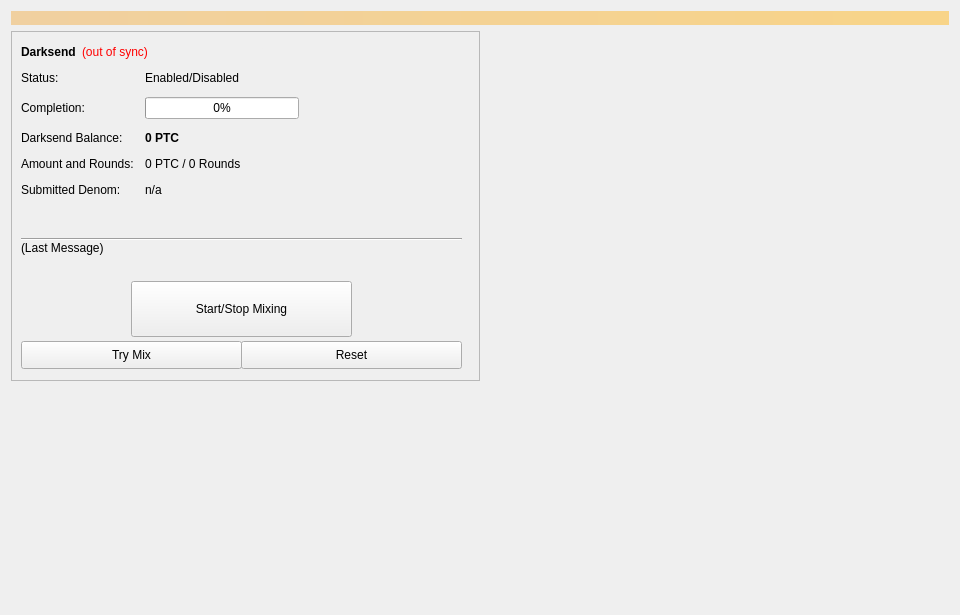
<?xml version="1.0" encoding="UTF-8"?>
<ui version="4.0">
 <class>Coinmix</class>
 <widget class="QWidget" name="Coinmix">
  <property name="geometry">
   <rect>
    <x>0</x>
    <y>0</y>
    <width>960</width>
    <height>615</height>
   </rect>
  </property>
  <property name="minimumSize">
   <size>
    <width>960</width>
    <height>0</height>
   </size>
  </property>
  <property name="windowTitle">
   <string>Form</string>
  </property>
  <layout class="QVBoxLayout" name="topLayout">
   <item>
    <widget class="QLabel" name="labelAlerts">
     <property name="visible">
      <bool>false</bool>
     </property>
     <property name="styleSheet">
      <string notr="true">background-color: qlineargradient(x1: 0, y1: 0, x2: 1, y2: 0, stop:0 #F0D0A0, stop:1 #F8D488); color:#000000;</string>
     </property>
     <property name="wordWrap">
      <bool>true</bool>
     </property>
     <property name="margin">
      <number>3</number>
     </property>
    </widget>
   </item>
   <item>
    <layout class="QHBoxLayout" name="horizontalLayout" stretch="1,1">
     <item>
      <layout class="QVBoxLayout" name="verticalLayout_2">
       <item>
        <widget class="QFrame" name="frameDarksend">
         <property name="minimumSize">
          <size>
           <width>0</width>
           <height>350</height>
          </size>
         </property>
         <property name="layoutDirection">
          <enum>Qt::LeftToRight</enum>
         </property>
         <property name="frameShape">
          <enum>QFrame::StyledPanel</enum>
         </property>
         <property name="frameShadow">
          <enum>QFrame::Raised</enum>
         </property>
         <widget class="QWidget" name="formLayoutWidget">
          <property name="geometry">
           <rect>
            <x>10</x>
            <y>40</y>
            <width>451</width>
            <height>161</height>
           </rect>
          </property>
          <layout class="QFormLayout" name="formLayout">
           <property name="fieldGrowthPolicy">
            <enum>QFormLayout::AllNonFixedFieldsGrow</enum>
           </property>
           <property name="horizontalSpacing">
            <number>11</number>
           </property>
           <property name="verticalSpacing">
            <number>12</number>
           </property>
           <item row="0" column="0">
            <widget class="QLabel" name="label_6">
             <property name="text">
              <string>Status:</string>
             </property>
            </widget>
           </item>
           <item row="1" column="0">
            <widget class="QLabel" name="label_7">
             <property name="text">
              <string>Completion:</string>
             </property>
            </widget>
           </item>
           <item row="1" column="1">
            <widget class="QProgressBar" name="DarksendProgress">
             <property name="maximumSize">
              <size>
               <width>154</width>
               <height>16777215</height>
              </size>
             </property>
             <property name="value">
              <number>0</number>
             </property>
            </widget>
           </item>
           <item row="2" column="0">
            <widget class="QLabel" name="labelAnonymizedText">
             <property name="text">
              <string>Darksend Balance:</string>
             </property>
            </widget>
           </item>
           <item row="2" column="1">
            <widget class="QLabel" name="labelAnonymized">
             <property name="font">
              <font>
               <weight>75</weight>
               <bold>true</bold>
              </font>
             </property>
             <property name="text">
              <string notr="true">0 PTC</string>
             </property>
            </widget>
           </item>
           <item row="3" column="0">
            <widget class="QLabel" name="label_8">
             <property name="text">
              <string>Amount and Rounds:</string>
             </property>
            </widget>
           </item>
           <item row="3" column="1">
            <widget class="QLabel" name="labelAmountRounds">
             <property name="text">
              <string>0 PTC / 0 Rounds</string>
             </property>
            </widget>
           </item>
           <item row="4" column="0">
            <widget class="QLabel" name="label_9">
             <property name="text">
              <string>Submitted Denom:</string>
             </property>
            </widget>
           </item>
           <item row="4" column="1">
            <widget class="QLabel" name="labelSubmittedDenom">
             <property name="toolTip">
              <string>The denominations you submitted to the Masternode.&lt;br&gt;To mix, other users must submit the exact same denominations.</string>
             </property>
             <property name="text">
              <string>n/a</string>
             </property>
            </widget>
           </item>
           <item row="0" column="1">
            <widget class="QLabel" name="DarksendEnabled">
             <property name="text">
              <string>Enabled/Disabled</string>
             </property>
            </widget>
           </item>
          </layout>
         </widget>
         <widget class="QPushButton" name="runAutoDenom">
          <property name="geometry">
           <rect>
            <x>251</x>
            <y>17</y>
            <width>1</width>
            <height>1</height>
           </rect>
          </property>
          <property name="palette">
           <palette>
            <active>
             <colorrole role="WindowText">
              <brush brushstyle="SolidPattern">
               <color alpha="255">
                <red>0</red>
                <green>0</green>
                <blue>0</blue>
               </color>
              </brush>
             </colorrole>
             <colorrole role="Button">
              <brush brushstyle="SolidPattern">
               <color alpha="255">
                <red>239</red>
                <green>238</green>
                <blue>238</blue>
               </color>
              </brush>
             </colorrole>
             <colorrole role="Light">
              <brush brushstyle="SolidPattern">
               <color alpha="255">
                <red>255</red>
                <green>255</green>
                <blue>255</blue>
               </color>
              </brush>
             </colorrole>
             <colorrole role="Midlight">
              <brush brushstyle="SolidPattern">
               <color alpha="255">
                <red>247</red>
                <green>246</green>
                <blue>246</blue>
               </color>
              </brush>
             </colorrole>
             <colorrole role="Dark">
              <brush brushstyle="SolidPattern">
               <color alpha="255">
                <red>119</red>
                <green>119</green>
                <blue>119</blue>
               </color>
              </brush>
             </colorrole>
             <colorrole role="Mid">
              <brush brushstyle="SolidPattern">
               <color alpha="255">
                <red>159</red>
                <green>159</green>
                <blue>159</blue>
               </color>
              </brush>
             </colorrole>
             <colorrole role="Text">
              <brush brushstyle="SolidPattern">
               <color alpha="255">
                <red>0</red>
                <green>0</green>
                <blue>0</blue>
               </color>
              </brush>
             </colorrole>
             <colorrole role="BrightText">
              <brush brushstyle="SolidPattern">
               <color alpha="255">
                <red>255</red>
                <green>255</green>
                <blue>255</blue>
               </color>
              </brush>
             </colorrole>
             <colorrole role="ButtonText">
              <brush brushstyle="SolidPattern">
               <color alpha="255">
                <red>0</red>
                <green>0</green>
                <blue>0</blue>
               </color>
              </brush>
             </colorrole>
             <colorrole role="Base">
              <brush brushstyle="SolidPattern">
               <color alpha="255">
                <red>255</red>
                <green>255</green>
                <blue>255</blue>
               </color>
              </brush>
             </colorrole>
             <colorrole role="Window">
              <brush brushstyle="SolidPattern">
               <color alpha="255">
                <red>239</red>
                <green>238</green>
                <blue>238</blue>
               </color>
              </brush>
             </colorrole>
             <colorrole role="Shadow">
              <brush brushstyle="SolidPattern">
               <color alpha="255">
                <red>0</red>
                <green>0</green>
                <blue>0</blue>
               </color>
              </brush>
             </colorrole>
             <colorrole role="AlternateBase">
              <brush brushstyle="SolidPattern">
               <color alpha="255">
                <red>247</red>
                <green>246</green>
                <blue>246</blue>
               </color>
              </brush>
             </colorrole>
             <colorrole role="ToolTipBase">
              <brush brushstyle="SolidPattern">
               <color alpha="255">
                <red>255</red>
                <green>255</green>
                <blue>220</blue>
               </color>
              </brush>
             </colorrole>
             <colorrole role="ToolTipText">
              <brush brushstyle="SolidPattern">
               <color alpha="255">
                <red>0</red>
                <green>0</green>
                <blue>0</blue>
               </color>
              </brush>
             </colorrole>
            </active>
            <inactive>
             <colorrole role="WindowText">
              <brush brushstyle="SolidPattern">
               <color alpha="255">
                <red>0</red>
                <green>0</green>
                <blue>0</blue>
               </color>
              </brush>
             </colorrole>
             <colorrole role="Button">
              <brush brushstyle="SolidPattern">
               <color alpha="255">
                <red>239</red>
                <green>238</green>
                <blue>238</blue>
               </color>
              </brush>
             </colorrole>
             <colorrole role="Light">
              <brush brushstyle="SolidPattern">
               <color alpha="255">
                <red>255</red>
                <green>255</green>
                <blue>255</blue>
               </color>
              </brush>
             </colorrole>
             <colorrole role="Midlight">
              <brush brushstyle="SolidPattern">
               <color alpha="255">
                <red>247</red>
                <green>246</green>
                <blue>246</blue>
               </color>
              </brush>
             </colorrole>
             <colorrole role="Dark">
              <brush brushstyle="SolidPattern">
               <color alpha="255">
                <red>119</red>
                <green>119</green>
                <blue>119</blue>
               </color>
              </brush>
             </colorrole>
             <colorrole role="Mid">
              <brush brushstyle="SolidPattern">
               <color alpha="255">
                <red>159</red>
                <green>159</green>
                <blue>159</blue>
               </color>
              </brush>
             </colorrole>
             <colorrole role="Text">
              <brush brushstyle="SolidPattern">
               <color alpha="255">
                <red>0</red>
                <green>0</green>
                <blue>0</blue>
               </color>
              </brush>
             </colorrole>
             <colorrole role="BrightText">
              <brush brushstyle="SolidPattern">
               <color alpha="255">
                <red>255</red>
                <green>255</green>
                <blue>255</blue>
               </color>
              </brush>
             </colorrole>
             <colorrole role="ButtonText">
              <brush brushstyle="SolidPattern">
               <color alpha="255">
                <red>0</red>
                <green>0</green>
                <blue>0</blue>
               </color>
              </brush>
             </colorrole>
             <colorrole role="Base">
              <brush brushstyle="SolidPattern">
               <color alpha="255">
                <red>255</red>
                <green>255</green>
                <blue>255</blue>
               </color>
              </brush>
             </colorrole>
             <colorrole role="Window">
              <brush brushstyle="SolidPattern">
               <color alpha="255">
                <red>239</red>
                <green>238</green>
                <blue>238</blue>
               </color>
              </brush>
             </colorrole>
             <colorrole role="Shadow">
              <brush brushstyle="SolidPattern">
               <color alpha="255">
                <red>0</red>
                <green>0</green>
                <blue>0</blue>
               </color>
              </brush>
             </colorrole>
             <colorrole role="AlternateBase">
              <brush brushstyle="SolidPattern">
               <color alpha="255">
                <red>247</red>
                <green>246</green>
                <blue>246</blue>
               </color>
              </brush>
             </colorrole>
             <colorrole role="ToolTipBase">
              <brush brushstyle="SolidPattern">
               <color alpha="255">
                <red>255</red>
                <green>255</green>
                <blue>220</blue>
               </color>
              </brush>
             </colorrole>
             <colorrole role="ToolTipText">
              <brush brushstyle="SolidPattern">
               <color alpha="255">
                <red>0</red>
                <green>0</green>
                <blue>0</blue>
               </color>
              </brush>
             </colorrole>
            </inactive>
            <disabled>
             <colorrole role="WindowText">
              <brush brushstyle="SolidPattern">
               <color alpha="255">
                <red>119</red>
                <green>119</green>
                <blue>119</blue>
               </color>
              </brush>
             </colorrole>
             <colorrole role="Button">
              <brush brushstyle="SolidPattern">
               <color alpha="255">
                <red>239</red>
                <green>238</green>
                <blue>238</blue>
               </color>
              </brush>
             </colorrole>
             <colorrole role="Light">
              <brush brushstyle="SolidPattern">
               <color alpha="255">
                <red>255</red>
                <green>255</green>
                <blue>255</blue>
               </color>
              </brush>
             </colorrole>
             <colorrole role="Midlight">
              <brush brushstyle="SolidPattern">
               <color alpha="255">
                <red>247</red>
                <green>246</green>
                <blue>246</blue>
               </color>
              </brush>
             </colorrole>
             <colorrole role="Dark">
              <brush brushstyle="SolidPattern">
               <color alpha="255">
                <red>119</red>
                <green>119</green>
                <blue>119</blue>
               </color>
              </brush>
             </colorrole>
             <colorrole role="Mid">
              <brush brushstyle="SolidPattern">
               <color alpha="255">
                <red>159</red>
                <green>159</green>
                <blue>159</blue>
               </color>
              </brush>
             </colorrole>
             <colorrole role="Text">
              <brush brushstyle="SolidPattern">
               <color alpha="255">
                <red>119</red>
                <green>119</green>
                <blue>119</blue>
               </color>
              </brush>
             </colorrole>
             <colorrole role="BrightText">
              <brush brushstyle="SolidPattern">
               <color alpha="255">
                <red>255</red>
                <green>255</green>
                <blue>255</blue>
               </color>
              </brush>
             </colorrole>
             <colorrole role="ButtonText">
              <brush brushstyle="SolidPattern">
               <color alpha="255">
                <red>119</red>
                <green>119</green>
                <blue>119</blue>
               </color>
              </brush>
             </colorrole>
             <colorrole role="Base">
              <brush brushstyle="SolidPattern">
               <color alpha="255">
                <red>239</red>
                <green>238</green>
                <blue>238</blue>
               </color>
              </brush>
             </colorrole>
             <colorrole role="Window">
              <brush brushstyle="SolidPattern">
               <color alpha="255">
                <red>239</red>
                <green>238</green>
                <blue>238</blue>
               </color>
              </brush>
             </colorrole>
             <colorrole role="Shadow">
              <brush brushstyle="SolidPattern">
               <color alpha="255">
                <red>0</red>
                <green>0</green>
                <blue>0</blue>
               </color>
              </brush>
             </colorrole>
             <colorrole role="AlternateBase">
              <brush brushstyle="SolidPattern">
               <color alpha="255">
                <red>239</red>
                <green>238</green>
                <blue>238</blue>
               </color>
              </brush>
             </colorrole>
             <colorrole role="ToolTipBase">
              <brush brushstyle="SolidPattern">
               <color alpha="255">
                <red>255</red>
                <green>255</green>
                <blue>220</blue>
               </color>
              </brush>
             </colorrole>
             <colorrole role="ToolTipText">
              <brush brushstyle="SolidPattern">
               <color alpha="255">
                <red>0</red>
                <green>0</green>
                <blue>0</blue>
               </color>
              </brush>
             </colorrole>
            </disabled>
           </palette>
          </property>
          <property name="focusPolicy">
           <enum>Qt::NoFocus</enum>
          </property>
          <property name="autoFillBackground">
           <bool>true</bool>
          </property>
          <property name="text">
           <string/>
          </property>
          <property name="flat">
           <bool>true</bool>
          </property>
         </widget>
         <widget class="QPushButton" name="toggleDarksend">
          <property name="geometry">
           <rect>
            <x>120</x>
            <y>250</y>
            <width>221</width>
            <height>56</height>
           </rect>
          </property>
          <property name="sizePolicy">
           <sizepolicy hsizetype="MinimumExpanding" vsizetype="Fixed">
            <horstretch>0</horstretch>
            <verstretch>0</verstretch>
           </sizepolicy>
          </property>
          <property name="text">
           <string>Start/Stop Mixing</string>
          </property>
         </widget>
         <widget class="Line" name="lineLastMessage">
          <property name="geometry">
           <rect>
            <x>10</x>
            <y>200</y>
            <width>441</width>
            <height>16</height>
           </rect>
          </property>
          <property name="orientation">
           <enum>Qt::Horizontal</enum>
          </property>
         </widget>
         <widget class="QLabel" name="DarksendStatus">
          <property name="geometry">
           <rect>
            <x>10</x>
            <y>210</y>
            <width>451</width>
            <height>43</height>
           </rect>
          </property>
          <property name="minimumSize">
           <size>
            <width>288</width>
            <height>43</height>
           </size>
          </property>
          <property name="text">
           <string>(Last Message)</string>
          </property>
          <property name="alignment">
           <set>Qt::AlignLeading|Qt::AlignLeft|Qt::AlignTop</set>
          </property>
          <property name="wordWrap">
           <bool>true</bool>
          </property>
         </widget>
         <widget class="QPushButton" name="DarksendAuto">
          <property name="geometry">
           <rect>
            <x>10</x>
            <y>310</y>
            <width>221</width>
            <height>28</height>
           </rect>
          </property>
          <property name="sizePolicy">
           <sizepolicy hsizetype="MinimumExpanding" vsizetype="Fixed">
            <horstretch>0</horstretch>
            <verstretch>0</verstretch>
           </sizepolicy>
          </property>
          <property name="toolTip">
           <string>Try to manually submit a Darksend request.</string>
          </property>
          <property name="text">
           <string>Try Mix</string>
          </property>
         </widget>
         <widget class="QPushButton" name="DarksendReset">
          <property name="geometry">
           <rect>
            <x>230</x>
            <y>310</y>
            <width>221</width>
            <height>28</height>
           </rect>
          </property>
          <property name="sizePolicy">
           <sizepolicy hsizetype="MinimumExpanding" vsizetype="Fixed">
            <horstretch>0</horstretch>
            <verstretch>0</verstretch>
           </sizepolicy>
          </property>
          <property name="toolTip">
           <string>Reset the current status of Darksend (can interrupt Darksend if it's in the process of Mixing, which can cost you money!)</string>
          </property>
          <property name="autoFillBackground">
           <bool>false</bool>
          </property>
          <property name="text">
           <string>Reset</string>
          </property>
         </widget>
         <widget class="QWidget" name="layoutWidget">
          <property name="geometry">
           <rect>
            <x>10</x>
            <y>10</y>
            <width>431</width>
            <height>22</height>
           </rect>
          </property>
          <layout class="QHBoxLayout" name="horizontalLayout_5">
           <item>
            <widget class="QLabel" name="label_2">
             <property name="font">
              <font>
               <weight>75</weight>
               <bold>true</bold>
              </font>
             </property>
             <property name="text">
              <string>Darksend</string>
             </property>
            </widget>
           </item>
           <item>
            <widget class="QLabel" name="labelDarksendSyncStatus">
             <property name="toolTip">
              <string>The displayed information may be out of date. Your wallet automatically synchronizes with the PTC network after a connection is established, but this process has not completed yet.</string>
             </property>
             <property name="styleSheet">
              <string notr="true">QLabel { color: red; }</string>
             </property>
             <property name="text">
              <string notr="true">(out of sync)</string>
             </property>
             <property name="alignment">
              <set>Qt::AlignLeading|Qt::AlignLeft|Qt::AlignVCenter</set>
             </property>
            </widget>
           </item>
           <item>
            <spacer name="horizontalSpacer_4">
             <property name="orientation">
              <enum>Qt::Horizontal</enum>
             </property>
             <property name="sizeHint" stdset="0">
              <size>
               <width>40</width>
               <height>20</height>
              </size>
             </property>
            </spacer>
           </item>
          </layout>
         </widget>
        </widget>
       </item>
       <item>
        <spacer name="verticalSpacer">
         <property name="orientation">
          <enum>Qt::Vertical</enum>
         </property>
         <property name="sizeHint" stdset="0">
          <size>
           <width>20</width>
           <height>40</height>
          </size>
         </property>
        </spacer>
       </item>
      </layout>
     </item>
     <item>
      <layout class="QVBoxLayout" name="verticalLayout_3">
       <item>
        <spacer name="verticalSpacer_2">
         <property name="orientation">
          <enum>Qt::Vertical</enum>
         </property>
         <property name="sizeType">
          <enum>QSizePolicy::Expanding</enum>
         </property>
         <property name="sizeHint" stdset="0">
          <size>
           <width>20</width>
           <height>40</height>
          </size>
         </property>
        </spacer>
       </item>
      </layout>
     </item>
    </layout>
   </item>
  </layout>
 </widget>
 <resources/>
 <connections/>
</ui>
